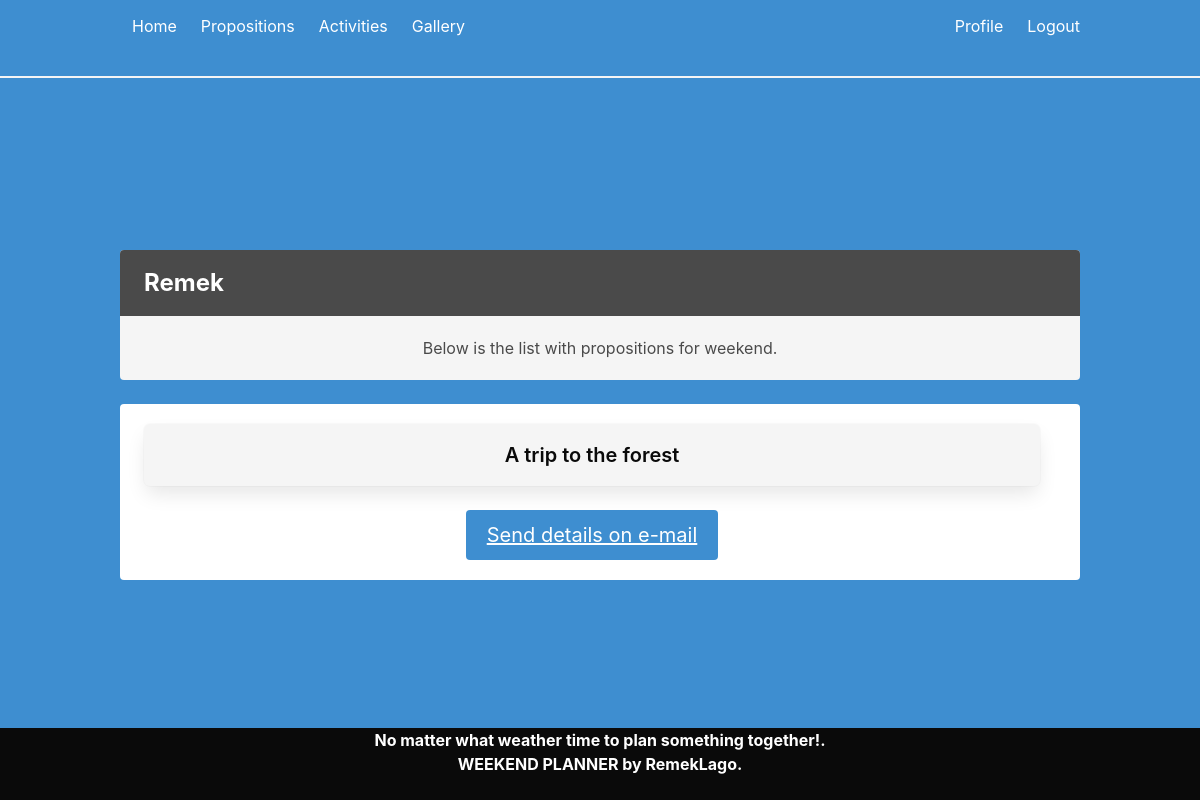
The page /chosen_activities (signed in) on the database its author committed.
### app/models.py (models this page shows, shortened)
class User(UserMixin, db.Model):
    id = db.Column(db.Integer, primary_key=True)
    username = db.Column(db.String(64), index=True, unique=True)
    email = db.Column(db.String(120), index=True, unique=True)
    password_hash = db.Column(db.String(128))
    about_me = db.Column(db.String(500))
    last_seen = db.Column(db.DateTime, default=datetime.utcnow)
    location = db.Column(db.String(100))
    activity_level1 = db.Column(db.Boolean)
    activity_level2 = db.Column(db.Boolean)
    activity_level3 = db.Column(db.Boolean)

class ChosenActivitiesTable(db.Model):
    id = db.Column(db.Integer, primary_key=True)
    chosen_activity_name = db.Column(db.String(500), nullable=False)
    chosen_status = db.Column(db.Boolean)
    chosen_activity_timestamp = db.Column(db.DateTime, index=True, default=datetime.utcnow)

### app/routes.py (the view)
@app.route("/chosen_activities", methods=["GET", "POST"])
def chosen_activities():
    form = ActivitiesTable()
    user = User.query.all()
    chosen_activities = ChosenActivitiesTable.query.filter(ChosenActivitiesTable.chosen_status==True).all()
    return render_template("chosen_activities.html", title='Users activities',
    chosen_activities=chosen_activities, user=user, form=form,)

### app/models.py (called while the page is built)
@login.user_loader
def load_user(id):
    return User.query.get(int(id))

### app/routes.py (called while the page is built)
@app.before_request
def before_request():
    if current_user.is_authenticated:
        current_user.last_seen = datetime.utcnow()
        db.session.commit()

### app/templates/chosen_activities.html
{% extends "base.html" %}
{% block content %}
<article class="message">
    <div class="message-header is-size-4">
        <p>{{ current_user.username }}</p>
    </div>
    <div class="message-body">
        Below is the list with propositions for weekend. <br>
    </div>
</article>
<form action="" method="post">
    <div class="notification is-gapless has-background-white">
        {% for chosen in chosen_activities %}
            <div class="box title is-5 has-text-black has-background-light">
                <p>{{ chosen.chosen_activity_name }}</p>
            </div>
        {% endfor %}
        <div>
            <a href = "#"> <button class="button is-inline is-block is-info is-medium">Send details on e-mail</button> </a>
        </div>
    </div>
</form>
{% endblock %}

### rows shown on the page
User: username "Remek"
ChosenActivitiesTable: chosen_activity_name "A trip to the forest"
